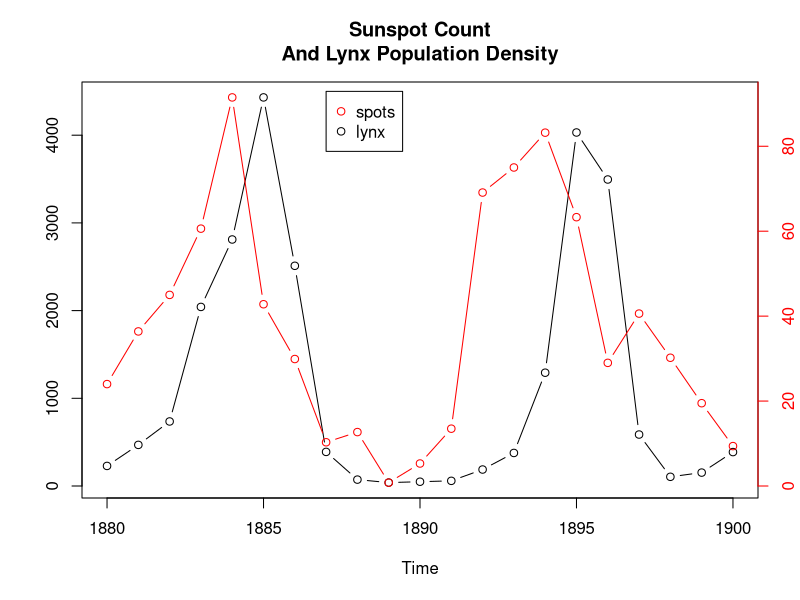
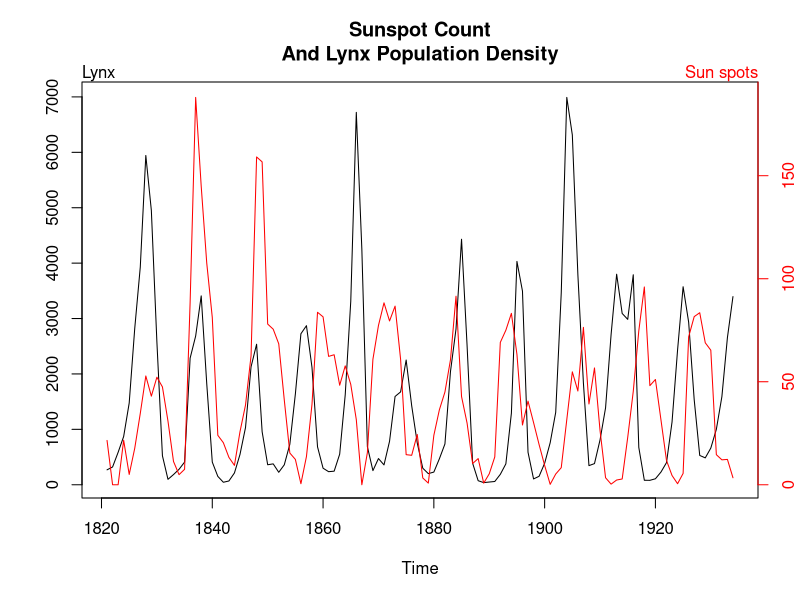

These figures' R source, in order:
# totally stolen from 
# http://pbil.univ-lyon1.fr/members/lobry/corcau/
# -- Jesse, 2013

data(sunspots)
#library(ts)
data(lynx)

# setwd("")


spots <- window(sunspots, freq = 1, start = 1880, end = 1900)
lnx <- window(lynx, start = 1880, end = 1900)
ratio <- max(lnx)/max(spots)
par(mai = rep(1, 4))

png(filename="lynxsunspots.png", 
    res=300, 
    bg="white", 
    type="quartz", 
    pointsize=12, 
    width=6, height=5, units="in"
    )

plot(lnx, 
     main = "Sunspot Count\nAnd Lynx Population Density",
     t = "b", 
     ylab = ""
     )
lines(ratio*spots, col = "red", t = "b" )

axis(side = 4, col = "red", col.axis = "red", at = ratio*pretty(spots),
     lab = pretty(spots))

legend(1887, 4500, col = c("red", "black"), c("spots", "lynx"), pch = 21)

dev.off()


png(filename="lynxsunspotstotal.png", 
    res=300, bg="white", 
    type="quartz", 
    pointsize=12, 
    width=6, height=5, units="in"
    )


spots <- window(sunspots, freq = 1, start = 1821, end = 1934)
ratio <- max(lynx)/max(spots)
plot(lynx, main = "Sunspot Count\nAnd Lynx Population Density",
     ylab = "")
lines(ratio*spots, col = "red")
axis(side = 4, col = "red", col.axis = "red", at = ratio*pretty(spots),
    lab = pretty(spots))
mtext("Sun spots", adj = 1, col = "red")
mtext("Lynx", adj = 0)

dev.off()